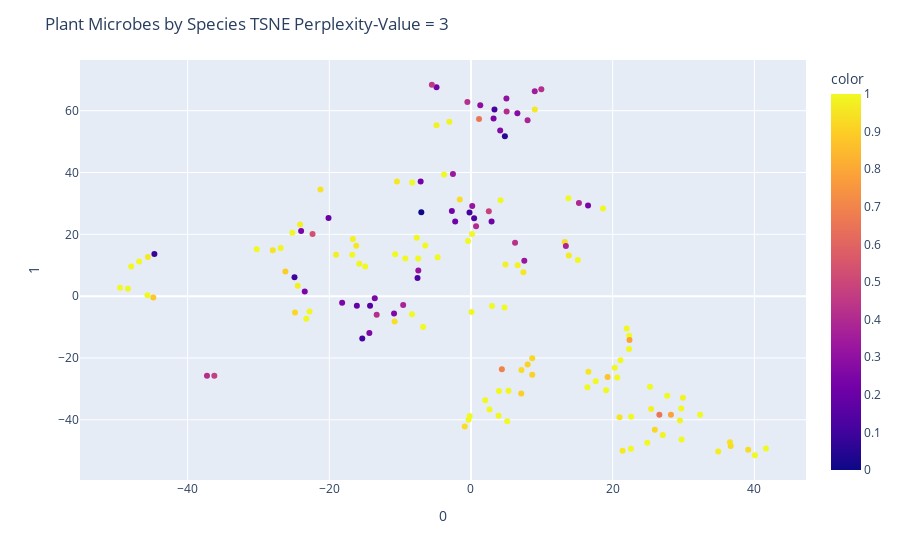

Notebook code for this chart:
### Code cell
X = pivoted_df[top_100.index]

perplexity_value = 3 # Change this to your desired perplexity

tsne = TSNE(n_components=2, perplexity=perplexity_value, random_state=42)
tsne_transformed = tsne.fit_transform(X)


fig = px.scatter(tsne_transformed, x=0, y=1, color=pivoted_df['V2'])
fig.update_layout(title = 'Plant Microbes by Species TSNE Perplexity-Value = ' + str(perplexity_value))
fig.show()

### Figure 1 — Plotly figure (JSON) as saved in the notebook; plotly's stock layout.template omitted (floating-point values rounded to 4 significant figures; data arrays with more than 128 entries replaced by an {"elided": "..."} marker saying what was removed)
{"data": [{"hovertemplate": "0=%{x}<br>1=%{y}<br>color=%{marker.color}<extra></extra>", "legendgroup": "", "marker": {"color": {"elided": "154 float values"}, "coloraxis": "coloraxis", "symbol": "circle"}, "mode": "markers", "name": "", "orientation": "v", "showlegend": false, "type": "scatter", "x": {"elided": "154 float values"}, "xaxis": "x", "y": {"elided": "154 float values"}, "yaxis": "y"}], "layout": {"coloraxis": {"colorbar": {"title": {"text": "color"}}, "colorscale": [[0, "#0d0887"], [0.1111, "#46039f"], [0.2222, "#7201a8"], [0.3333, "#9c179e"], [0.4444, "#bd3786"], [0.5556, "#d8576b"], [0.6667, "#ed7953"], [0.7778, "#fb9f3a"], [0.8889, "#fdca26"], [1, "#f0f921"]]}, "legend": {"tracegroupgap": 0}, "margin": {"t": 60}, "title": {"text": "Plant Microbes by Species TSNE Perplexity-Value = 3"}, "xaxis": {"anchor": "y", "domain": [0, 1], "title": {"text": "0"}}, "yaxis": {"anchor": "x", "domain": [0, 1], "title": {"text": "1"}}}}
